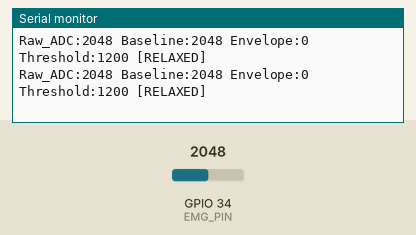
This sketch was run on a simulated ESP32. Shown: the last lines printed to the serial monitor. Inputs (shaded band) come from the test bench; at power-on: GPIO 34 (EMG_PIN) = 2048 (analog values on the 0–4095 scale).

Above: at 4.2 s.
4.3 s: GPIO 34 (EMG_PIN) set to 2596
At 5.2 s:
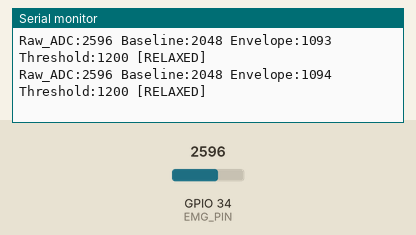
5.8 s: GPIO 34 (EMG_PIN) set to 2679
At 6.9 s:
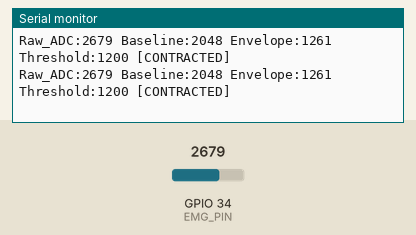
Timing chart, 0 to 8.8 s (numbered marks = the images above; inputs shaded):
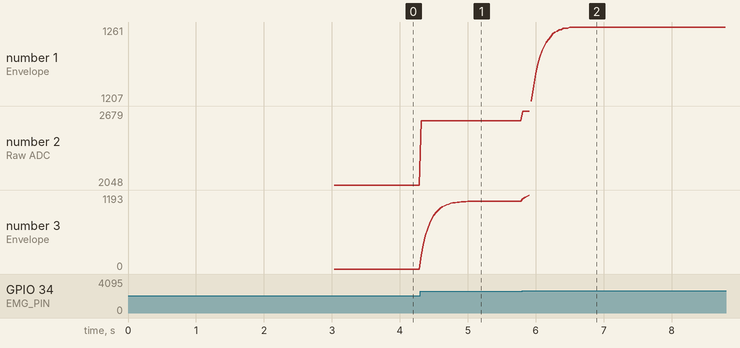

The sketch:

EMG_Test_ESP32.ino
```cpp
/*
  ==============================================================
  Re9lay - Simple EMG Sensor Diagnostic & Test Tool (ESP32)
  ==============================================================
  This sketch tests your Muscle Sensor v3 / EMG module on the ESP32.
  It works with both the Arduino Serial Monitor and Serial Plotter!

  Wiring:
    EMG SIG   -> GPIO 34 (ADC1, input-only pin)
    EMG GND   -> ESP32 GND (common ground is mandatory!)
    EMG Power -> Connect your dual power supply (+Vs, -Vs, GND)
                 or 3.3V/5V depending on your specific module.

  How to use:
    1. Upload this sketch to your ESP32.
    2. Open Tools > Serial Plotter (or Tools > Serial Monitor) at 115200 baud.
    3. Keep your arm relaxed for the first 2 seconds during auto-zeroing.
    4. Flex your muscle: you will see the envelope spike upwards!
*/

const int EMG_PIN = 34;

// Baseline DC bias point (nominal midpoint for a dual-supply AC signal is ~2048)
int emgBaseline = 2048;
float emgEnvelope = 0.0;
const float EMA_ALPHA = 0.20; // Smoothing factor (0.1 = smoother, 0.3 = faster)

void setup() {
  Serial.begin(115200);
  delay(1000);

  // Configure ESP32 12-bit ADC (0 to 4095) with 11dB attenuation (0 to 3.3V)
  analogSetPinAttenuation(EMG_PIN, ADC_11db);
  analogReadResolution(12);
  pinMode(EMG_PIN, INPUT);

  Serial.println("\n--- EMG Sensor Test Initialized ---");
  Serial.println("Keep muscle relaxed for 2 seconds to calibrate baseline...");

  // Calibrate baseline: average 200 samples over 1 second
  long sum = 0;
  for (int i = 0; i < 200; i++) {
    sum += analogRead(EMG_PIN);
    delay(5);
  }
  emgBaseline = sum / 200;

  if (emgBaseline < 500 || emgBaseline > 3500) {
    Serial.println("Notice: Baseline was outside normal range. Defaulting to 2048.");
    emgBaseline = 2048;
  }

  Serial.print("Calibrated DC Baseline: ");
  Serial.println(emgBaseline);
  Serial.println("Starting live stream... Open 'Tools > Serial Plotter' for a live waveform graph!\n");
  delay(1000);
}

void loop() {
  // 1. Take a 16-sample burst window to capture the AC frequency spectrum
  long sumRect = 0;
  int latestRaw = 0;
  for (int i = 0; i < 16; i++) {
    latestRaw = analogRead(EMG_PIN);
    sumRect += abs(latestRaw - emgBaseline);
    delayMicroseconds(250);
  }

  // 2. Mean Absolute Value (MAV)
  float mav = (float)sumRect / 16.0;

  // 3. Scale to full 12-bit range (0 - 4095)
  float scaled = mav * 2.0;
  if (scaled > 4095.0) scaled = 4095.0;

  // 4. Low-pass filter (Exponential Moving Average)
  emgEnvelope = (EMA_ALPHA * scaled) + ((1.0 - EMA_ALPHA) * emgEnvelope);

  // 5. Output formatted for Arduino Serial Plotter:
  // Shows: Raw_ADC, DC_Baseline, and the Smoothed_Envelope
  Serial.print("Raw_ADC:");
  Serial.print(latestRaw);
  Serial.print(" ");
  Serial.print("Baseline:");
  Serial.print(emgBaseline);
  Serial.print(" ");
  Serial.print("Envelope:");
  Serial.print((int)emgEnvelope);
  Serial.print(" ");
  Serial.print("Threshold:");
  Serial.print(1200); // Visual reference line for triggering a shot

  // Indicate state in text if using standard Serial Monitor
  if (emgEnvelope > 1200) {
    Serial.print(" [CONTRACTED]");
  } else {
    Serial.print(" [RELAXED]");
  }
  Serial.println();

  delay(25); // ~40Hz refresh rate
}
```

Measured:
- the behaviour switches between 2648 and 2649 on GPIO 34 (EMG_PIN) (found by bisection; images 1 and 2)
- after the input at 4.3 s, the serial monitor: prints a new line at once (image 1)
- after the input at 5.8 s, the serial monitor: prints a new line at once (image 2)
- plotted number 2: 2048 → 2596 after the input at 4.3 s, 2596 → 2679 after the input at 5.8 s
- plotted number 3: 0 → 1095 after the input at 4.3 s, 1095 → 1193 after the input at 5.8 s
